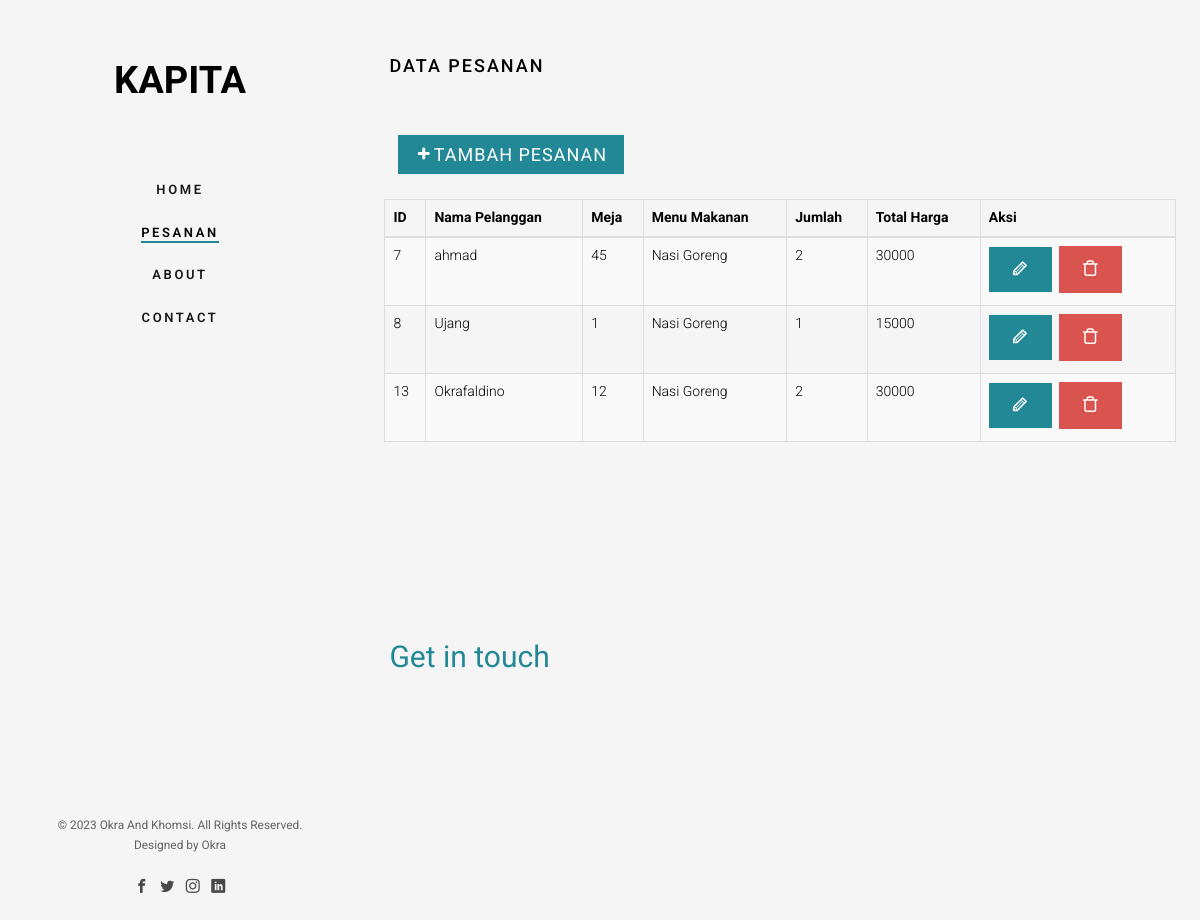
/pesanan.php, run on the app's committed database.
### tables this page shows
CREATE TABLE `pemesanan` (
  `id` int(11) NOT NULL,
  `nama_pelanggan` varchar(100) NOT NULL,
  `meja` int(11) NOT NULL,
  `menu_makanan` varchar(100) NOT NULL,
  `jumlah` int(11) NOT NULL,
  `total_harga` int(11) NOT NULL
);

### pesanan.php (the view, shortened to what this page needs)
<!DOCTYPE html>
<html class="no-js">
<head>
	<link rel="stylesheet" href="css/animate.css">
	<link rel="stylesheet" href="css/icomoon.css">
	<link rel="stylesheet" href="css/bootstrap.css">
	<link rel="stylesheet" href="css/flexslider.css">
	<link rel="stylesheet" href="css/style.css">
</head>
<body>
	<div id="fh5co-page">
		<aside id="fh5co-aside" role="complementary" class="border js-fullheight">
			<h1 id="fh5co-logo"><a href="index.html">Kapita</a></h1>
			<nav id="fh5co-main-menu" role="navigation">
				<ul>
					<li><a href="index.php	">Home</a></li>
					<li class="fh5co-active"><a href="pesanan.php">Pesanan</a></li>
					<li><a href="about.php">About</a></li>
					<li><a href="contact.php">Contact</a></li>
				</ul>
			</nav>
			<div class="fh5co-footer">
				<p><small>&copy; 2023 Okra And Khomsi. All Rights Reserved.</span> <span>Designed by Okra</small></p>
				<ul>
					<li><a href="#"><i class="icon-facebook2"></i></a></li>
					<li><a href="#"><i class="icon-twitter2"></i></a></li>
					<li><a href="#"><i class="icon-instagram"></i></a></li>
					<li><a href="#"><i class="icon-linkedin2"></i></a></li>
				</ul>
			</div>
		</aside>
		<div id="fh5co-main">
			<div class="fh5co-narrow-content">
				<h2 class="fh5co-heading animate-box" data-animate-effect="fadeInLeft">Data Pesanan</h2>
				<div class="row row-bottom-padded-md">
					<div class="col-xs-12 col-sm-12 col-md-12 col-padding animate-box" data-animate-effect="fadeInLeft">
						<div class="text-left">
							<p style="padding:10pt 0pt 0pt 10pt;">
								<a href="tambah.php" class="btn btn-sm btn-primary"><i class="icon-plus"></i>Tambah Pesanan</a>
							</p>
						</div>
						<div class="table-responsive">
							<table class="table table-striped table-bordered tbl-tampil">
								<thead>
									<tr>
										<th>ID</th>
										<th>Nama Pelanggan</th>
										<th>Meja</th>
										<th>Menu Makanan</th>
										<th>Jumlah</th>
										<th>Total Harga</th>
										<th>Aksi</th>
									</tr>
								</thead>
								<tbody>
									<?php
									$conn = mysqli_connect("localhost", "root", "", "pemesanan");
									$query = "SELECT * FROM pemesanan";
									$result = mysqli_query($conn, $query);
									while ($row = mysqli_fetch_assoc($result)) {
										echo "<tr>";
										echo "<td>" . $row['id'] . "</td>";
										echo "<td>" . $row['nama_pelanggan'] . "</td>";
										echo "<td>" . $row['meja'] . "</td>";
										echo "<td>" . $row['menu_makanan'] . "</td>";
										echo "<td>" . $row['jumlah'] . "</td>";
										echo "<td>" . $row['total_harga'] . "</td>";
										echo "<td>
                <a href='edit.php?id=" . $row['id'] . "' class='btn btn-primary'><span class='icon-pencil'></a>
                <button class='btn btn-hapus btn-xs btn-danger' data-id='" . $row['id'] . "'><span class='icon-trash'></span></button>
              </td>";
										echo "</tr>";
									}
									?>
								</tbody>
							</table>
						</div>
					</div>
				</div>
			</div>
			<div id="get-in-touch">
				<div class="fh5co-narrow-content">
					<div class="row">
						<div class="col-md-4 animate-box" data-animate-effect="fadeInLeft">
							<h1 class="fh5co-heading-colored">Get in touch</h1>
						</div>
					</div>
					<div class="row">
					</div>
				</div>
			</div>
		</div>
	</div>
</body>
</html>

### css/icomoon.css (style rules this page uses)
[class^="icon-"], [class*=" icon-"] { font-family: 'icomoon' !important; speak: none; font-style: normal; font-weight: normal; font-variant: normal; text-transform: none; line-height: 1; -webkit-font-smoothing: antialiased; -moz-osx-font-smoothing: grayscale; }
.icon-plus:before { content: "\e932"; }
.icon-pencil:before { content: "\e9f8"; }
.icon-trash:before { content: "\e109"; }
.icon-facebook2:before { content: "\eac0"; }
.icon-instagram:before { content: "\eac2"; }
.icon-twitter2:before { content: "\eac6"; }
.icon-linkedin2:before { content: "\eaf9"; }

### data on the page
pemesanan: id "7", nama_pelanggan "ahmad", meja "45", menu_makanan "Nasi Goreng", jumlah "2", total_harga "30000"
pemesanan: id "8", nama_pelanggan "Ujang", meja "1", menu_makanan "Nasi Goreng", jumlah "1", total_harga "15000"
pemesanan: id "13", nama_pelanggan "Okrafaldino", meja "12", menu_makanan "Nasi Goreng", jumlah "2", total_harga "30000"
